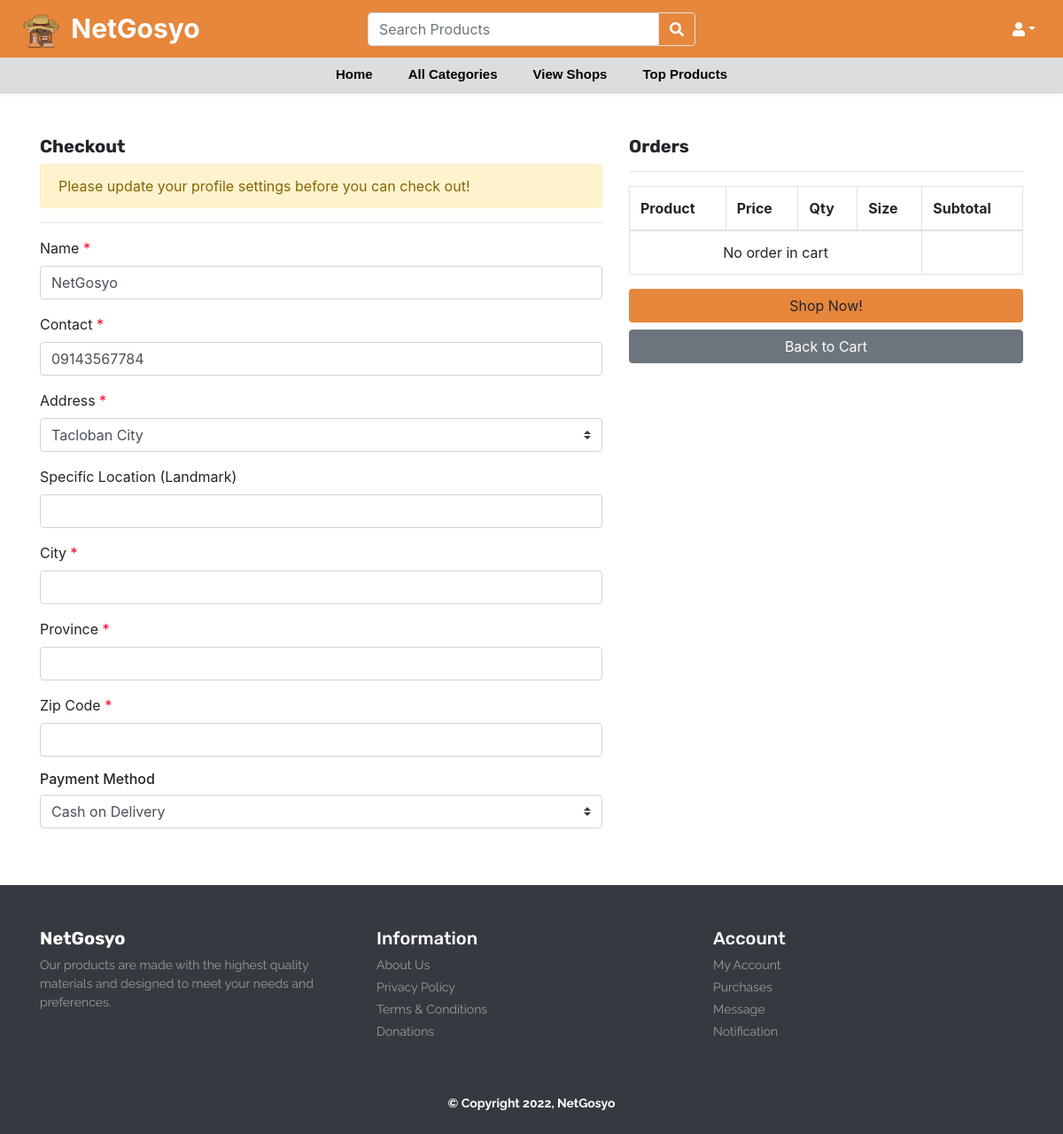
The page /checkout.php on the database its author committed.
### tables this page shows
CREATE TABLE `user_form` (
  `id` int(100) NOT NULL,
  `fullname` varchar(100) NOT NULL,
  `email` varchar(100) NOT NULL,
  `username` varchar(255) NOT NULL,
  `password` varchar(100) NOT NULL,
  `checkout_pass` varchar(250) NOT NULL,
  `phonenumber` varchar(255) NOT NULL,
  `address` varchar(255) NOT NULL,
  `address2` varchar(500) NOT NULL,
  `archipelago` varchar(250) NOT NULL,
  `landmark` varchar(500) NOT NULL,
  `city` varchar(250) NOT NULL,
  `province` varchar(250) NOT NULL,
  `zip` varchar(250) NOT NULL,
  `dateofbirth` varchar(255) NOT NULL,
  `gender` varchar(255) NOT NULL,
  `image` varchar(255) NOT NULL,
  `shopname` varchar(250) NOT NULL DEFAULT 'user',
  `shopdesc` varchar(5000) NOT NULL,
  `vkey` varchar(50) NOT NULL,
  `verify_token` varchar(100) NOT NULL,
  `verified` tinyint(1) NOT NULL DEFAULT 0,
  `register_date` timestamp NOT NULL DEFAULT current_timestamp() ON UPDATE current_timestamp(),
  `id_pic` varchar(255) DEFAULT NULL,
  `has_verified_badge` tinyint(1) DEFAULT NULL,
  `is_banned` tinyint(1) NOT NULL DEFAULT 0,
  `number_verified` tinyint(4) NOT NULL DEFAULT 0
);

### checkout.php (the view, shortened to what the rows shown need)
<?php
include 'header.php';
$id = $_SESSION['user_id'] ?? '3';
$name = '';
$sql = "SELECT * FROM user_form WHERE id=$id";
$user = mysqli_query($conn, $sql);
if (mysqli_num_rows($user) > 0) {
  $row = mysqli_fetch_assoc($user);
  $name = $row["fullname"];
  $phone = $row["phonenumber"];
  $address = $row["address"];
}
?>
<section id="top-products">
  <div class="container py-5">
    <div class="row">
      <div class="col-md-7">
        <form id="frmCheckout" method="POST" action="">
          <div class="form-group">
            <label for="name">Name <span style="color: rgb(250, 1, 46);">*</span></label>
            <input type="text" class="form-control" id="name" name="name" required value="<?= $name ?>">
          </div>
          <div class="form-group">
            <label for="contact">Contact <span style="color: rgb(250, 1, 46);">*</span></label>
            <input type="text" class="form-control" id="contact" name="contact" required value="<?= $phone ?>">
          </div>
          <div class="form-group">
            <label for="address">Address <span style="color: rgb(250, 1, 46);">*</span></label>
            <select name="address" class="custom-select">
            <option value="<?= $address ?>"><?= $address ?></option>
            </select>
          </div>
        </form>
      </div>
      <div class="col-md-5">
        <table class="table table-bordered">
          <thead>
            <tr>
              <th>Product</th>
              <th>Price</th>
              <th>Qty</th>
              <th>Size</th>
              <th>Subtotal</th>
            </tr>
          </thead>
        </table>
      </div>
    </div>
  </div>
</section>
<?php include 'footer.php'; ?>

### rows shown on the page
user_form: name "NetGosyo", contact "09143567784", address "Tacloban City"
